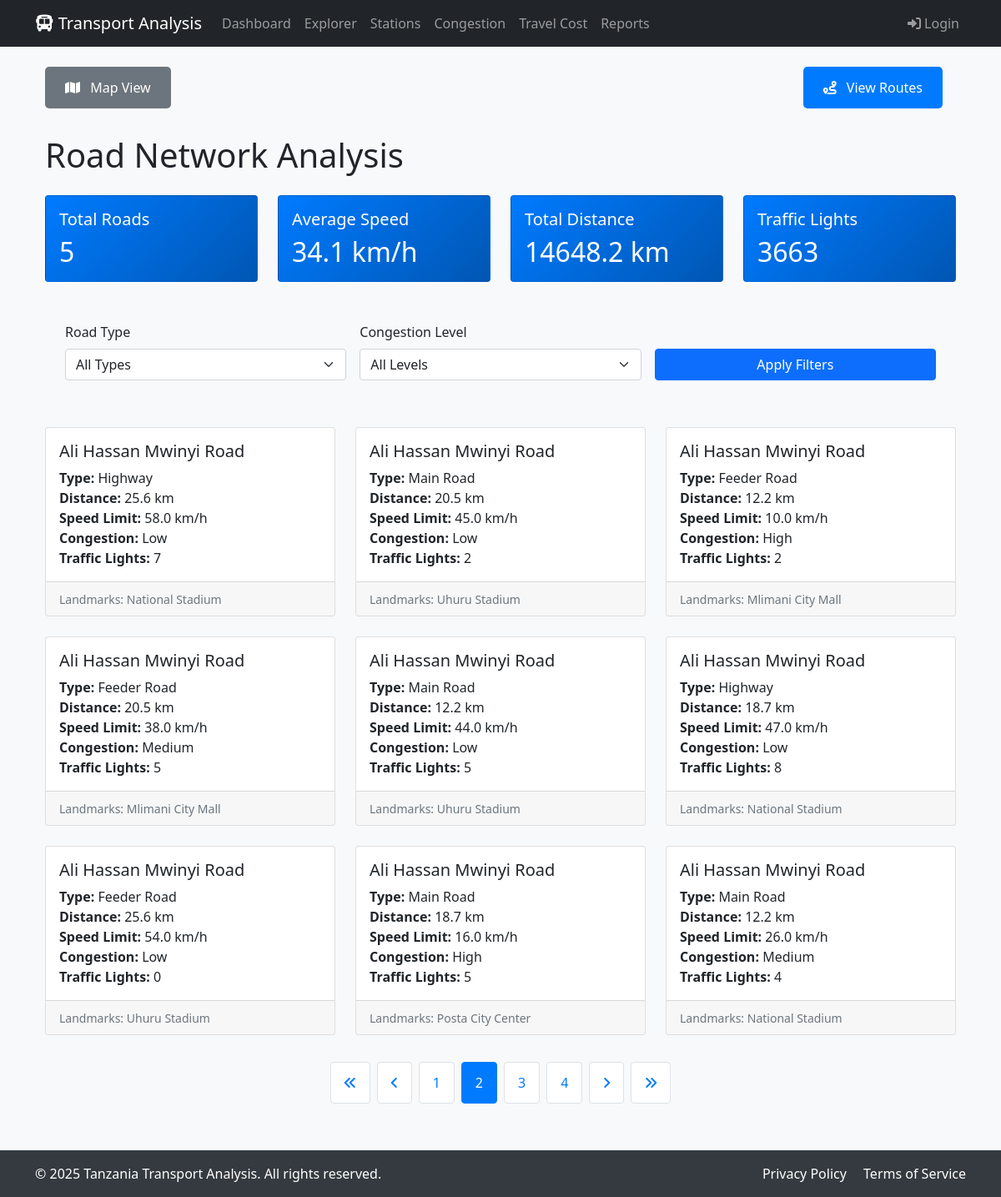
/explorer/roads/?page=2, run on the app's committed database.
### dashboard/models.py (models this page shows, shortened)
class TransportData(models.Model):
    road_name = models.CharField(max_length=255)
    road_distance = models.FloatField()
    route_name = models.CharField(max_length=255)
    bus_station = models.CharField(max_length=255)
    brt_station = models.CharField(max_length=255)
    peak_hours = models.CharField(max_length=50)
    average_speed = models.FloatField()
    travel_time = models.FloatField()
    fare = models.FloatField()
    landmark_nearby = models.CharField(max_length=255)
    road_type = models.CharField(max_length=50)
    traffic_lights_count = models.IntegerField()
    route_type = models.CharField(max_length=50)
    congestion_level = models.CharField(max_length=50)
    passenger_capacity = models.IntegerField()
    alternative_routes = models.CharField(max_length=255)
    bus_station_location = models.CharField(max_length=255)
    brt_station_location = models.CharField(max_length=255)
    geojson_data = models.TextField()
    class Meta:
        verbose_name_plural = "Transport Data"

### explorer/views.py (the view)
# urls.py: path('roads/', views.roads, name='roads'),
def roads(request):
    road_type = request.GET.get('road_type', '')
    congestion = request.GET.get('congestion', '')
    roads_query = TransportData.objects.values(
        'road_name',
        'road_type',
        'road_distance',
        'average_speed',
        'congestion_level',
        'traffic_lights_count',
        'landmark_nearby'
    ).distinct()
    if road_type:
        roads_query = roads_query.filter(road_type=road_type)
    if congestion:
        roads_query = roads_query.filter(congestion_level=congestion)
    roads_query = roads_query.order_by('road_name')
    paginator = Paginator(list(roads_query), 9)  # Convert to list since we used values()
    page = request.GET.get('page', 1)
    roads = paginator.get_page(page)
    stats = TransportData.objects.aggregate(
        total_roads=Count('road_name', distinct=True),
        avg_speed=Avg('average_speed'),
        total_distance=Sum('road_distance'),
        total_traffic_lights=Sum('traffic_lights_count')
    )
    context = {
        'roads': roads,
        'total_roads': stats['total_roads'],
        'avg_speed': round(stats['avg_speed'] or 0, 1),
        'total_distance': round(stats['total_distance'] or 0, 1),
        'total_traffic_lights': stats['total_traffic_lights'] or 0,
        'road_types': TransportData.objects.values_list('road_type', flat=True).distinct().order_by('road_type'),
        'congestion_levels': TransportData.objects.values_list('congestion_level', flat=True).distinct().order_by('congestion_level'),
        'selected_type': road_type,
        'selected_congestion': congestion
    }
    return render(request, 'explorer/roads.html', context)

### explorer/templates/explorer/roads.html (shortened to what this page needs)
{% extends 'base.html' %}
{% load static %}
{% block content %}
<div class="container">
    <div class="nav-buttons-container">
        <div class="nav-buttons-group">
            <a href="{% url 'explorer:index' %}" class="nav-button map">
                <i class="fas fa-map"></i> Map View
            </a>
        </div>
        <div class="nav-buttons-group">
            <a href="{% url 'explorer:routes' %}" class="nav-button routes">
                <i class="fas fa-route"></i> View Routes
            </a>
        </div>
    </div>
    <h1 class="mb-4">Road Network Analysis</h1>
    <div class="row mb-4">
        <div class="col-md-3">
            <div class="card stats-card">
                <div class="card-body">
                    <h5 class="card-title">Total Roads</h5>
                    <h2 class="card-text">{{ total_roads }}</h2>
                </div>
            </div>
        </div>
        <div class="col-md-3">
            <div class="card stats-card">
                <div class="card-body">
                    <h5 class="card-title">Average Speed</h5>
                    <h2 class="card-text">{{ avg_speed }} km/h</h2>
                </div>
            </div>
        </div>
        <div class="col-md-3">
            <div class="card stats-card">
                <div class="card-body">
                    <h5 class="card-title">Total Distance</h5>
                    <h2 class="card-text">{{ total_distance }} km</h2>
                </div>
            </div>
        </div>
        <div class="col-md-3">
            <div class="card stats-card">
                <div class="card-body">
                    <h5 class="card-title">Traffic Lights</h5>
                    <h2 class="card-text">{{ total_traffic_lights }}</h2>
                </div>
            </div>
        </div>
    </div>
    <div class="filter-section">
        <form method="get" class="row g-3">
            <div class="col-md-4">
                <label for="roadType" class="form-label">Road Type</label>
                <select name="road_type" id="roadType" class="form-select">
                    <option value="">All Types</option>
                </select>
            </div>
            <div class="col-md-4">
                <label for="congestion" class="form-label">Congestion Level</label>
                <select name="congestion" id="congestion" class="form-select">
                    <option value="">All Levels</option>
                </select>
            </div>
            <div class="col-md-4">
                <label class="form-label">&nbsp;</label>
                <button type="submit" class="btn btn-primary w-100">Apply Filters</button>
            </div>
        </form>
    </div>
    <div class="row row-cols-1 row-cols-md-3 g-4">
        {% for road in roads %}
        <div class="col">
            <div class="card h-100 road-card">
                <div class="card-body">
                    <h5 class="card-title">{{ road.road_name }}</h5>
                    <p class="card-text">
                        <strong>Type:</strong> {{ road.road_type }}<br>
                        <strong>Distance:</strong> {{ road.road_distance }} km<br>
                        <strong>Speed Limit:</strong> {{ road.average_speed }} km/h<br>
                        <strong>Congestion:</strong> {{ road.congestion_level }}<br>
                        <strong>Traffic Lights:</strong> {{ road.traffic_lights_count }}
                    </p>
                </div>
                <div class="card-footer">
                    <small class="text-muted">Landmarks: {{ road.landmark_nearby|default:"None" }}</small>
                </div>
            </div>
        </div>
        {% empty %}
        <div class="col-12">
            <div class="alert alert-info">No roads found matching the selected criteria.</div>
        </div>
        {% endfor %}
    </div>
    {% if roads.has_other_pages %}
    <nav aria-label="Page navigation" class="mt-4">
        <ul class="pagination justify-content-center">
            {% if roads.has_previous %}
            <li class="page-item">
                <a class="page-link" href="?page=1" aria-label="First">
                    <i class="fas fa-angle-double-left"></i>
                </a>
            </li>
            <li class="page-item">
                <a class="page-link" href="?page={{ roads.previous_page_number }}" aria-label="Previous">
                    <i class="fas fa-angle-left"></i>
                </a>
            </li>
            {% endif %}
            {% for num in roads.paginator.page_range %}
                {% if roads.number == num %}
                    <li class="page-item active">
                        <span class="page-link">{{ num }}</span>
                    </li>
                {% elif num > roads.number|add:'-3' and num < roads.number|add:'3' %}
                    <li class="page-item">
                        <a class="page-link" href="?page={{ num }}">{{ num }}</a>
                    </li>
                {% endif %}
            {% endfor %}
            {% if roads.has_next %}
            <li class="page-item">
                <a class="page-link" href="?page={{ roads.next_page_number }}" aria-label="Next">
                    <i class="fas fa-angle-right"></i>
                </a>
            </li>
            <li class="page-item">
                <a class="page-link" href="?page={{ roads.paginator.num_pages }}" aria-label="Last">
                    <i class="fas fa-angle-double-right"></i>
                </a>
            </li>
            {% endif %}
        </ul>
    </nav>
    {% endif %}
</div>
{% endblock %}

### templates/base.html (style rules this page uses)
:root { --primary-color: #007bff; --secondary-color: #6c757d; --success-color: #28a745; }
body { font-family: 'Segoe UI', Tahoma, Geneva, Verdana, sans-serif; background-color: #f8f9fa; min-height: 100vh; display: flex; flex-direction: column; }

### explorer/templates/explorer/roads.html (style rules this page uses)
.road-card { transition: transform 0.2s; }
.stats-card { background: linear-gradient(135deg, #007bff, #0056b3); color: white; }
.filter-section { background: #f8f9fa; border-radius: 8px; padding: 1.5rem; margin-bottom: 2rem; }
.nav-button { display: inline-block; padding: 0.8rem 1.5rem; margin-right: 1rem; border: none; border-radius: 5px; font-size: 1rem; font-weight: 500; text-decoration: none; cursor: pointer; transition: all 0.3s ease; }
.nav-button.map { background: #6c757d; color: white; }
.nav-button.routes { background: #007bff; color: white; }
.nav-button i { margin-right: 8px; }
.pagination { margin: 2rem 0; }
.pagination .page-item .page-link { padding: 0.75rem 1rem; margin: 0 0.25rem; border-radius: 4px; color: #007bff; background-color: #fff; border: 1px solid #dee2e6; }
.pagination .page-item.active .page-link { background-color: #007bff; border-color: #007bff; color: white; }
.nav-buttons-container { display: flex; justify-content: space-between; margin-bottom: 2rem; flex-wrap: wrap; gap: 1rem; }
.nav-buttons-group { display: flex; gap: 1rem; }

### data on the page
TransportData: road_name "Ali Hassan Mwinyi Road", road_type "Highway", road_distance "25.6", average_speed "58.0", congestion_level "Low", traffic_lights_count "7", landmark_nearby "National Stadium"
TransportData: road_name "Ali Hassan Mwinyi Road", road_type "Main Road", road_distance "20.5", average_speed "45.0", congestion_level "Low", traffic_lights_count "2", landmark_nearby "Uhuru Stadium"
TransportData: road_name "Ali Hassan Mwinyi Road", road_type "Feeder Road", road_distance "12.2", average_speed "10.0", congestion_level "High", traffic_lights_count "2", landmark_nearby "Mlimani City Mall"
TransportData: road_name "Ali Hassan Mwinyi Road", road_type "Feeder Road", road_distance "20.5", average_speed "38.0", congestion_level "Medium", traffic_lights_count "5", landmark_nearby "Mlimani City Mall"
TransportData: road_name "Ali Hassan Mwinyi Road", road_type "Main Road", road_distance "12.2", average_speed "44.0", congestion_level "Low", traffic_lights_count "5", landmark_nearby "Uhuru Stadium"
TransportData: road_name "Ali Hassan Mwinyi Road", road_type "Highway", road_distance "18.7", average_speed "47.0", congestion_level "Low", traffic_lights_count "8", landmark_nearby "National Stadium"
TransportData: road_name "Ali Hassan Mwinyi Road", road_type "Feeder Road", road_distance "25.6", average_speed "54.0", congestion_level "Low", traffic_lights_count "0", landmark_nearby "Uhuru Stadium"
TransportData: road_name "Ali Hassan Mwinyi Road", road_type "Main Road", road_distance "18.7", average_speed "16.0", congestion_level "High", traffic_lights_count "5", landmark_nearby "Posta City Center"
TransportData: road_name "Ali Hassan Mwinyi Road", road_type "Main Road", road_distance "12.2", average_speed "26.0", congestion_level "Medium", traffic_lights_count "4", landmark_nearby "National Stadium"

### other printed values
{{ total_roads }} "5"
{{ avg_speed }} "34.1"
{{ total_distance }} "14648.2"
{{ total_traffic_lights }} "3663"
{{ num }} "1" "3" "4"
{{ num }} "2"
